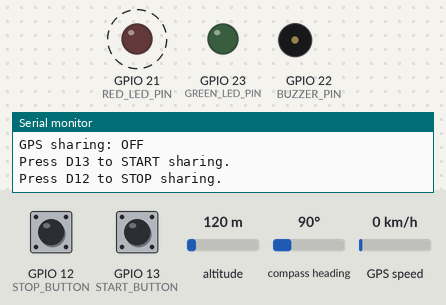
This sketch was run on a simulated ESP32. Shown: output pins drawn as LEDs (lit = HIGH), buzzer (waves = sounding), the last lines printed to the serial monitor. Dashed ring = blinking. Inputs (shaded band) come from the test bench; at power-on: GPIO 13 (START_BUTTON) HIGH, GPIO 12 (STOP_BUTTON) HIGH, altitude 120 m, compass heading 90°, GPS speed 0 km/h. The GPS gets a fix after 3 s at 37.7749, -122.4194 with 8 satellites.

Above: at 1.2 s.
1.3 s: GPIO 13 (START_BUTTON) pulled LOW for 0.15 s
At 3.5 s:
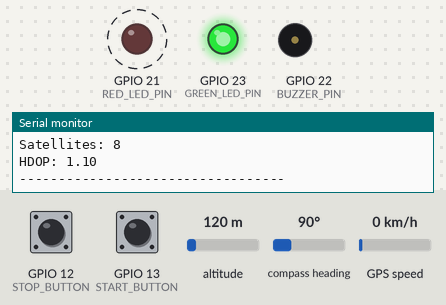
5.5 s: GPIO 12 (STOP_BUTTON) pulled LOW for 0.15 s
At 5.62 s:
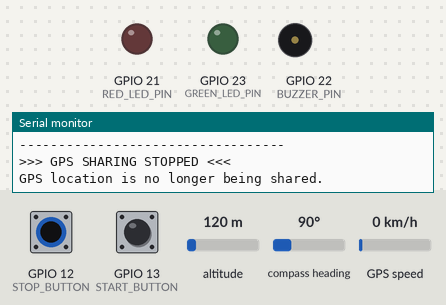
9.0 s: GPIO 13 (START_BUTTON) pulled LOW for 1 s
At 10.3 s:
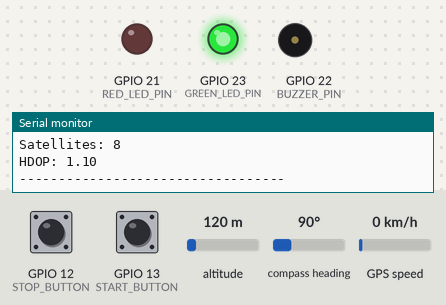
14.1 s: GPIO 12 (STOP_BUTTON) pulled LOW for 1 s
At 14.7 s:
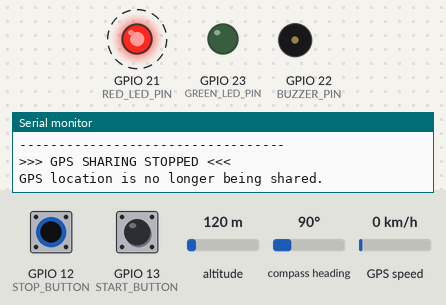
Timing chart, 0 to 18.8 s (numbered marks = the images above; inputs shaded):
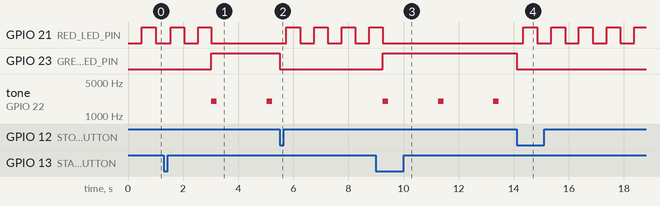

Measured:
- after the input at 1.3 s, GPIO 23 (GREEN_LED_PIN): LOW → HIGH after 1.7 s; tone on GPIO 22 (BUZZER_PIN): alternates 2000 Hz for 0.20 s and silent for 1.8 s, starting after 1.7 s
- after the input at 5.5 s, GPIO 21 (RED_LED_PIN): alternates HIGH for 0.50 s and LOW for 0.50 s, starting after 0.25 s; GPIO 23 (GREEN_LED_PIN): HIGH → LOW at once; tone on GPIO 22 (BUZZER_PIN): stays silent (without the input it goes to 2000 Hz after 1.5 s)
- after the input at 9.0 s, GPIO 21 (RED_LED_PIN): goes on until 9.3 s, then stays LOW; GPIO 23 (GREEN_LED_PIN): LOW → HIGH after 0.25 s; tone on GPIO 22 (BUZZER_PIN): alternates 2000 Hz for 0.20 s and silent for 1.8 s, starting after 0.25 s
- after the input at 14.1 s, GPIO 21 (RED_LED_PIN): alternates HIGH for 0.50 s and LOW for 0.50 s, starting after 0.25 s; GPIO 23 (GREEN_LED_PIN): HIGH → LOW at once; tone on GPIO 22 (BUZZER_PIN): stops changing and stays silent
- by itself, GPIO 21 (RED_LED_PIN): alternates HIGH for 0.49 s and LOW for 0.50 s, 4 changes in all, then stays LOW

The sketch:

esp32_devkit_v1_btns_buzzer_led_full_setup_ver1.ino
```cpp
#include <TinyGPS++.h>

// =============================
// Pin Configuration
// =============================

#define GPS_RX_PIN 16      // ESP32 RX2 <- GPS TX
#define GPS_TX_PIN 17      // ESP32 TX2 -> GPS RX

#define RED_LED_PIN 21     // Red LED
#define GREEN_LED_PIN 23   // Green LED

#define BUZZER_PIN 22      // Piezo buzzer

#define START_BUTTON 13    // D13 = Start sharing
#define STOP_BUTTON 12     // D12 = Stop sharing


// =============================
// GPS
// =============================

TinyGPSPlus gps;
HardwareSerial GPS_Serial(2);


// =============================
// State
// =============================

bool sharing = false;
bool gpsLocked = false;

bool redLedState = false;

unsigned long lastRedBlink = 0;
unsigned long lastBuzzer = 0;

const unsigned long RED_BLINK_INTERVAL = 500;
const unsigned long BUZZER_INTERVAL = 2000;


// =============================
// Setup
// =============================

void setup() {

  Serial.begin(115200);

  // GPS
  GPS_Serial.begin(
    9600,
    SERIAL_8N1,
    GPS_RX_PIN,
    GPS_TX_PIN
  );

  // LEDs
  pinMode(RED_LED_PIN, OUTPUT);
  pinMode(GREEN_LED_PIN, OUTPUT);

  // Buzzer
  pinMode(BUZZER_PIN, OUTPUT);

  // Buttons
  pinMode(START_BUTTON, INPUT_PULLUP);
  pinMode(STOP_BUTTON, INPUT_PULLUP);


  // Initial state
  digitalWrite(RED_LED_PIN, LOW);
  digitalWrite(GREEN_LED_PIN, LOW);
  digitalWrite(BUZZER_PIN, LOW);

  Serial.println();
  Serial.println("=================================");
  Serial.println(" ESP32 GPS SHARING TEST");
  Serial.println("=================================");
  Serial.println("System started.");
  Serial.println("GPS sharing: OFF");
  Serial.println("Press D13 to START sharing.");
  Serial.println("Press D12 to STOP sharing.");
  Serial.println();
}


// =============================
// Main Loop
// =============================

void loop() {

  // --------------------------------
  // Read GPS data continuously
  // --------------------------------

  while (GPS_Serial.available()) {
    gps.encode(GPS_Serial.read());
  }


  // --------------------------------
  // Check GPS lock
  // --------------------------------

  gpsLocked =
    gps.location.isValid() &&
    gps.satellites.isValid() &&
    gps.satellites.value() >= 4;


  // --------------------------------
  // START BUTTON - D13
  // --------------------------------

  if (digitalRead(START_BUTTON) == LOW) {

    if (!sharing) {

      sharing = true;

      Serial.println();
      Serial.println(">>> GPS SHARING STARTED <<<");

      delay(250);   // simple debounce
    }
  }


  // --------------------------------
  // STOP BUTTON - D12
  // --------------------------------

  if (digitalRead(STOP_BUTTON) == LOW) {

    if (sharing) {

      sharing = false;

      Serial.println();
      Serial.println(">>> GPS SHARING STOPPED <<<");
      Serial.println("GPS location is no longer being shared.");

      digitalWrite(GREEN_LED_PIN, LOW);
      digitalWrite(BUZZER_PIN, LOW);

      delay(250);   // simple debounce
    }
  }


  // =================================
  // NOT SHARING
  // =================================

  if (!sharing) {

    // Red LED blinks
    if (millis() - lastRedBlink >= RED_BLINK_INTERVAL) {

      lastRedBlink = millis();

      redLedState = !redLedState;

      digitalWrite(RED_LED_PIN, redLedState);
    }

    // Green LED OFF
    digitalWrite(GREEN_LED_PIN, LOW);

    // Buzzer OFF
    noTone(BUZZER_PIN);
  }


  // =================================
  // SHARING + GPS LOCKED
  // =================================

  if (sharing && gpsLocked) {

    // Red LED OFF
    digitalWrite(RED_LED_PIN, LOW);
    redLedState = false;

    // Green LED ON
    digitalWrite(GREEN_LED_PIN, HIGH);


    // --------------------------------
    // Buzzer interval
    // --------------------------------

    if (millis() - lastBuzzer >= BUZZER_INTERVAL) {

      lastBuzzer = millis();

      tone(BUZZER_PIN, 2000, 200);
    }


    // --------------------------------
    // Print GPS coordinates
    // --------------------------------

    if (gps.location.isUpdated()) {

      Serial.println();
      Serial.println("---------- GPS LOCATION ----------");

      Serial.print("Latitude:  ");
      Serial.println(gps.location.lat(), 6);

      Serial.print("Longitude: ");
      Serial.println(gps.location.lng(), 6);

      Serial.print("Satellites: ");
      Serial.println(gps.satellites.value());

      Serial.print("HDOP: ");
      Serial.println(gps.hdop.hdop(), 2);

      Serial.println("----------------------------------");
    }
  }


  // =================================
  // SHARING BUT GPS NOT LOCKED
  // =================================

  if (sharing && !gpsLocked) {

    // Red LED keeps blinking
    if (millis() - lastRedBlink >= RED_BLINK_INTERVAL) {

      lastRedBlink = millis();

      redLedState = !redLedState;

      digitalWrite(RED_LED_PIN, redLedState);
    }

    // Green OFF
    digitalWrite(GREEN_LED_PIN, LOW);

    // Buzzer OFF
    noTone(BUZZER_PIN);

    static unsigned long lastGPSMessage = 0;

    if (millis() - lastGPSMessage >= 2000) {

      lastGPSMessage = millis();

      Serial.println("Sharing started, but GPS is not locked yet...");

      if (gps.satellites.isValid()) {
        Serial.print("Satellites: ");
        Serial.println(gps.satellites.value());
      }
    }
  }
}
```
